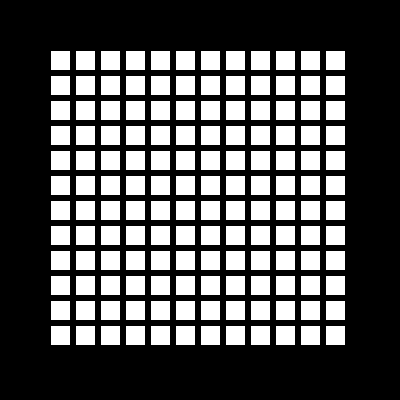
Frame 1 (no input)
Frame 60 (the mouse pressed at the canvas centre just before this capture): identical to frame 1, image omitted
Frame 120 (the mouse held since frame 60 and released just before this capture): identical to frame 1, image omitted

The Processing sketch that drew this single still picture (run headless with seeded random() and noise(); from frame 60 on, the mouse is pressed at the canvas centre):

// Processing sketch: processing_61280
// ── processing_61280.pde

void setup(){
size(400,400);
smooth();
rectMode(CENTER);
}
 
void draw(){
  background(0);
  
  
for(int i = 60; i < 360; i = i + 25){
for(int j = 60; j < 360; j = j +25){
  
  fill(255);
  stroke(0);
  
 rect(i, j, 20, 20);
 
}}}
